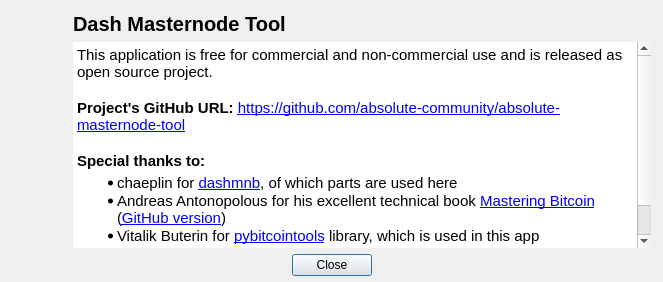
<?xml version="1.0" encoding="UTF-8"?>
<ui version="4.0">
 <class>AboutDlg</class>
 <widget class="QDialog" name="AboutDlg">
  <property name="geometry">
   <rect>
    <x>0</x>
    <y>0</y>
    <width>663</width>
    <height>282</height>
   </rect>
  </property>
  <property name="windowTitle">
   <string>Dialog</string>
  </property>
  <layout class="QVBoxLayout" name="verticalLayout_2">
   <property name="leftMargin">
    <number>6</number>
   </property>
   <property name="topMargin">
    <number>6</number>
   </property>
   <property name="rightMargin">
    <number>6</number>
   </property>
   <property name="bottomMargin">
    <number>6</number>
   </property>
   <item>
    <layout class="QHBoxLayout" name="horizontalLayout_13" stretch="0,5">
     <property name="spacing">
      <number>3</number>
     </property>
     <property name="sizeConstraint">
      <enum>QLayout::SetMinimumSize</enum>
     </property>
     <property name="topMargin">
      <number>0</number>
     </property>
     <item>
      <layout class="QVBoxLayout" name="verticalLayout">
       <item>
        <widget class="QLabel" name="lblImage">
         <property name="sizePolicy">
          <sizepolicy hsizetype="Minimum" vsizetype="Minimum">
           <horstretch>0</horstretch>
           <verstretch>0</verstretch>
          </sizepolicy>
         </property>
         <property name="minimumSize">
          <size>
           <width>64</width>
           <height>64</height>
          </size>
         </property>
         <property name="maximumSize">
          <size>
           <width>64</width>
           <height>64</height>
          </size>
         </property>
         <property name="text">
          <string/>
         </property>
        </widget>
       </item>
       <item>
        <spacer name="verticalSpacer">
         <property name="orientation">
          <enum>Qt::Vertical</enum>
         </property>
         <property name="sizeHint" stdset="0">
          <size>
           <width>20</width>
           <height>40</height>
          </size>
         </property>
        </spacer>
       </item>
      </layout>
     </item>
     <item>
      <widget class="QFrame" name="frame">
       <property name="frameShape">
        <enum>QFrame::NoFrame</enum>
       </property>
       <property name="frameShadow">
        <enum>QFrame::Raised</enum>
       </property>
       <layout class="QVBoxLayout" name="verticalLayout_3">
        <property name="leftMargin">
         <number>0</number>
        </property>
        <property name="topMargin">
         <number>6</number>
        </property>
        <property name="rightMargin">
         <number>6</number>
        </property>
        <property name="bottomMargin">
         <number>0</number>
        </property>
        <item>
         <widget class="QLabel" name="lblAppName">
          <property name="font">
           <font>
            <pointsize>15</pointsize>
            <weight>75</weight>
            <bold>true</bold>
           </font>
          </property>
          <property name="text">
           <string>Dash Masternode Tool</string>
          </property>
         </widget>
        </item>
        <item>
         <widget class="QTextBrowser" name="textAbout">
          <property name="font">
           <font>
            <family>Arial</family>
           </font>
          </property>
          <property name="frameShape">
           <enum>QFrame::NoFrame</enum>
          </property>
          <property name="sizeAdjustPolicy">
           <enum>QAbstractScrollArea::AdjustToContentsOnFirstShow</enum>
          </property>
          <property name="html">
           <string>&lt;!DOCTYPE HTML PUBLIC &quot;-//W3C//DTD HTML 4.0//EN&quot; &quot;http://www.w3.org/TR/REC-html40/strict.dtd&quot;&gt;
&lt;html&gt;&lt;head&gt;&lt;meta name=&quot;qrichtext&quot; content=&quot;1&quot; /&gt;&lt;style type=&quot;text/css&quot;&gt;
p, li { white-space: pre-wrap; }
&lt;/style&gt;&lt;/head&gt;&lt;body style=&quot; font-family:'Arial'; font-size:13pt; font-weight:400; font-style:normal;&quot;&gt;
&lt;p style=&quot; margin-top:0px; margin-bottom:0px; margin-left:0px; margin-right:0px; -qt-block-indent:0; text-indent:0px;&quot;&gt;&lt;span style=&quot; font-size:11pt;&quot;&gt;This application is free for commercial and non-commercial use and is released as open source project.&lt;/span&gt;&lt;/p&gt;
&lt;p style=&quot; margin-top:0px; margin-bottom:0px; margin-left:0px; margin-right:0px; -qt-block-indent:0; text-indent:0px;&quot;&gt;&lt;span style=&quot; font-size:11pt;&quot;&gt; &lt;/span&gt;&lt;/p&gt;
&lt;p style=&quot; margin-top:0px; margin-bottom:0px; margin-left:0px; margin-right:0px; -qt-block-indent:0; text-indent:0px;&quot;&gt;&lt;span style=&quot; font-size:11pt; font-weight:600;&quot;&gt;Project's GitHub URL:&lt;/span&gt;&lt;span style=&quot; font-size:11pt;&quot;&gt; &lt;/span&gt;&lt;a href=&quot;https://github.com/absolute-community/absolute-masternode-tool&quot;&gt;&lt;span style=&quot; font-size:11pt; text-decoration: underline; color:#0000ff;&quot;&gt;https://github.com/absolute-community/absolute-masternode-tool&lt;/span&gt;&lt;/a&gt;&lt;span style=&quot; font-size:11pt;&quot;&gt; &lt;/span&gt;&lt;/p&gt;
&lt;p style=&quot;-qt-paragraph-type:empty; margin-top:0px; margin-bottom:0px; margin-left:0px; margin-right:0px; -qt-block-indent:0; text-indent:0px; font-size:11pt;&quot;&gt;&lt;br /&gt;&lt;/p&gt;
&lt;p style=&quot; margin-top:0px; margin-bottom:0px; margin-left:0px; margin-right:0px; -qt-block-indent:0; text-indent:0px;&quot;&gt;&lt;span style=&quot; font-size:11pt; font-weight:600;&quot;&gt;Special thanks to:&lt;/span&gt;&lt;/p&gt;
&lt;ul style=&quot;margin-top: 0px; margin-bottom: 0px; margin-left: 0px; margin-right: 0px; -qt-list-indent: 1;&quot;&gt;&lt;li style=&quot; font-size:11pt;&quot; style=&quot; margin-top:4px; margin-bottom:0px; margin-left:0px; margin-right:0px; -qt-block-indent:0; text-indent:0px;&quot;&gt;chaeplin for &lt;a href=&quot;https://github.com/chaeplin/dashmnb&quot;&gt;&lt;span style=&quot; text-decoration: underline; color:#0000ff;&quot;&gt;dashmnb&lt;/span&gt;&lt;/a&gt;, of which parts are used here&lt;/li&gt;
&lt;li style=&quot; font-size:11pt;&quot; style=&quot; margin-top:0px; margin-bottom:0px; margin-left:0px; margin-right:0px; -qt-block-indent:0; text-indent:0px;&quot;&gt;Andreas Antonopolous for his excellent technical book &lt;a href=&quot;http://shop.oreilly.com/product/0636920049524.do&quot;&gt;&lt;span style=&quot; text-decoration: underline; color:#0000ff;&quot;&gt;Mastering Bitcoin&lt;/span&gt;&lt;/a&gt; (&lt;a href=&quot;https://github.com/bitcoinbook/bitcoinbook/tree/develop&quot;&gt;&lt;span style=&quot; text-decoration: underline; color:#0000ff;&quot;&gt;GitHub version&lt;/span&gt;&lt;/a&gt;)&lt;/li&gt;
&lt;li style=&quot; font-size:11pt;&quot; style=&quot; margin-top:0px; margin-bottom:6px; margin-left:0px; margin-right:0px; -qt-block-indent:0; text-indent:0px;&quot;&gt;Vitalik Buterin for &lt;a href=&quot;https://github.com/vbuterin/pybitcointools&quot;&gt;&lt;span style=&quot; text-decoration: underline; color:#0000ff;&quot;&gt;pybitcointools&lt;/span&gt;&lt;/a&gt; library, which is used in this app&lt;/li&gt;&lt;/ul&gt;
&lt;p style=&quot;-qt-paragraph-type:empty; margin-top:0px; margin-bottom:0px; margin-left:0px; margin-right:0px; -qt-block-indent:0; text-indent:0px; font-size:8.25pt;&quot;&gt;&lt;br /&gt;&lt;/p&gt;
&lt;p style=&quot; margin-top:0px; margin-bottom:0px; margin-left:0px; margin-right:0px; -qt-block-indent:0; text-indent:0px;&quot;&gt;&lt;span style=&quot; font-size:11pt; font-weight:600;&quot;&gt;Author:&lt;/span&gt;&lt;span style=&quot; font-size:11pt;&quot;&gt; absolute-community (&lt;/span&gt;&lt;a href=&quot;mailto:blogin@protonmail.com&quot;&gt;&lt;span style=&quot; text-decoration: underline; color:#0000ff;&quot;&gt;blogin@protonmail.com&lt;/span&gt;&lt;/a&gt;&lt;span style=&quot; font-size:11pt;&quot;&gt;)&lt;/span&gt;&lt;/p&gt;&lt;/body&gt;&lt;/html&gt;</string>
          </property>
         </widget>
        </item>
       </layout>
      </widget>
     </item>
    </layout>
   </item>
   <item>
    <layout class="QHBoxLayout" name="horizontalLayout">
     <property name="spacing">
      <number>6</number>
     </property>
     <item>
      <spacer name="horizontalSpacer">
       <property name="orientation">
        <enum>Qt::Horizontal</enum>
       </property>
       <property name="sizeHint" stdset="0">
        <size>
         <width>40</width>
         <height>20</height>
        </size>
       </property>
      </spacer>
     </item>
     <item>
      <widget class="QPushButton" name="btnClose">
       <property name="text">
        <string>Close</string>
       </property>
      </widget>
     </item>
     <item>
      <spacer name="horizontalSpacer_2">
       <property name="orientation">
        <enum>Qt::Horizontal</enum>
       </property>
       <property name="sizeHint" stdset="0">
        <size>
         <width>40</width>
         <height>20</height>
        </size>
       </property>
      </spacer>
     </item>
    </layout>
   </item>
  </layout>
 </widget>
 <resources/>
 <connections/>
</ui>
